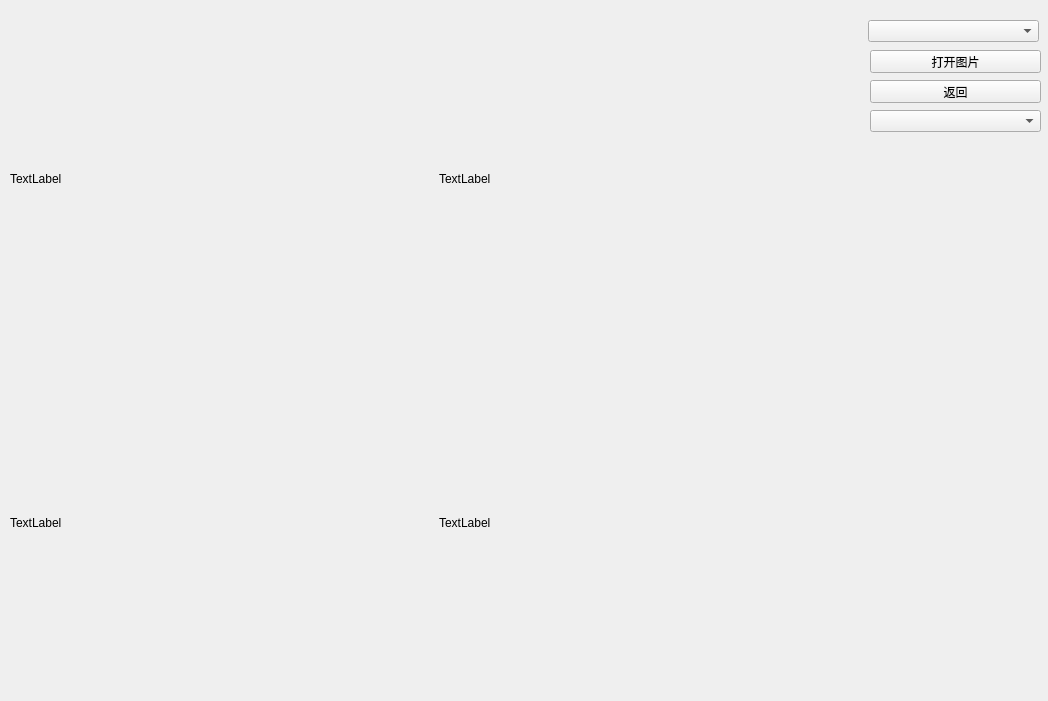
<?xml version="1.0" encoding="UTF-8"?>
<ui version="4.0">
 <class>histogramtool</class>
 <widget class="QWidget" name="histogramtool">
  <property name="geometry">
   <rect>
    <x>0</x>
    <y>0</y>
    <width>1048</width>
    <height>701</height>
   </rect>
  </property>
  <property name="windowTitle">
   <string>Form</string>
  </property>
  <widget class="QPushButton" name="pushButton">
   <property name="geometry">
    <rect>
     <x>870</x>
     <y>80</y>
     <width>171</width>
     <height>23</height>
    </rect>
   </property>
   <property name="text">
    <string>返回</string>
   </property>
  </widget>
  <widget class="QPushButton" name="pushButton_2">
   <property name="geometry">
    <rect>
     <x>870</x>
     <y>50</y>
     <width>171</width>
     <height>23</height>
    </rect>
   </property>
   <property name="text">
    <string>打开图片</string>
   </property>
  </widget>
  <widget class="QComboBox" name="comboBox">
   <property name="geometry">
    <rect>
     <x>868</x>
     <y>20</y>
     <width>171</width>
     <height>22</height>
    </rect>
   </property>
  </widget>
  <widget class="QComboBox" name="comboBox_2">
   <property name="geometry">
    <rect>
     <x>870</x>
     <y>110</y>
     <width>171</width>
     <height>22</height>
    </rect>
   </property>
  </widget>
  <widget class="QWidget" name="">
   <property name="geometry">
    <rect>
     <x>10</x>
     <y>10</y>
     <width>851</width>
     <height>681</height>
    </rect>
   </property>
   <layout class="QGridLayout" name="gridLayout">
    <item row="0" column="0">
     <widget class="QLabel" name="label_1">
      <property name="text">
       <string>TextLabel</string>
      </property>
     </widget>
    </item>
    <item row="0" column="1">
     <widget class="QLabel" name="label_2">
      <property name="text">
       <string>TextLabel</string>
      </property>
     </widget>
    </item>
    <item row="1" column="0">
     <widget class="QLabel" name="label_3">
      <property name="text">
       <string>TextLabel</string>
      </property>
     </widget>
    </item>
    <item row="1" column="1">
     <widget class="QLabel" name="label_4">
      <property name="text">
       <string>TextLabel</string>
      </property>
     </widget>
    </item>
   </layout>
  </widget>
 </widget>
 <resources/>
 <connections/>
</ui>
